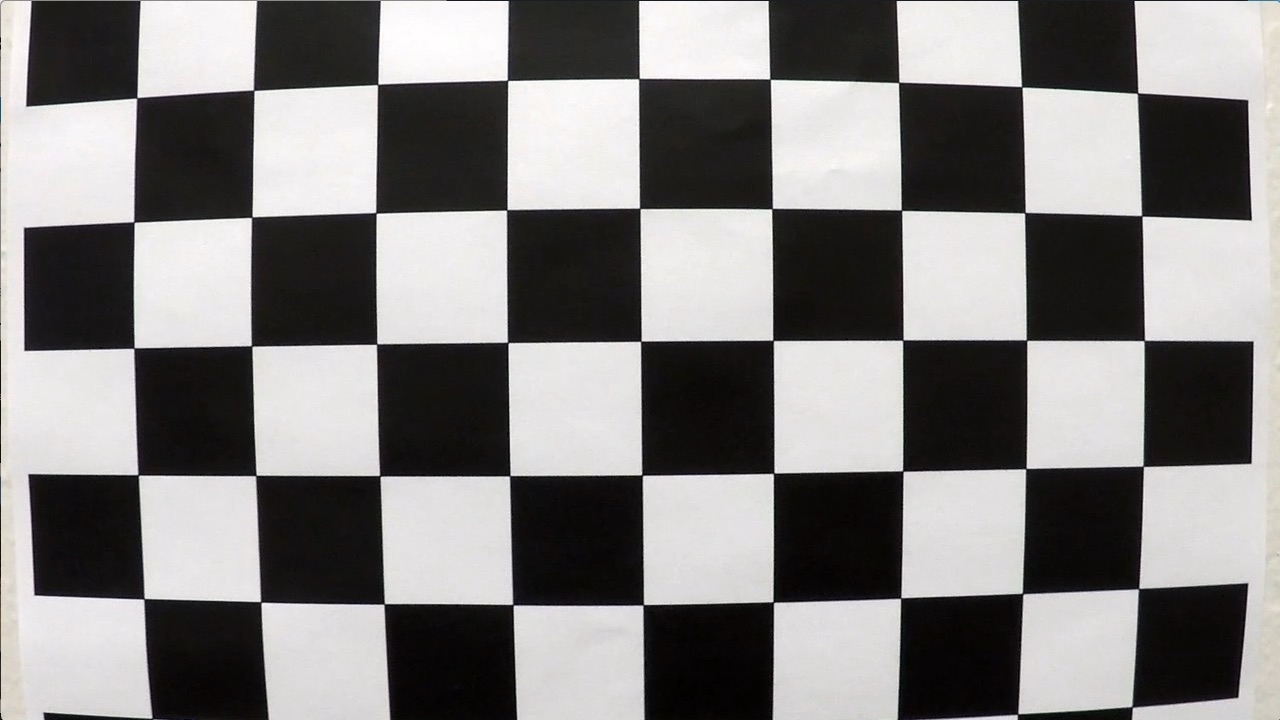
#> input picture Advanced-Lane-Lines/camera_cal/calibration1.jpg, 1280 x 720 px
$ python solution.py   (older library calls are emulated)
#> lines starting #> are read from the running program, lines starting #| are printed output that depends on the picture; after the words box and inside, x2 and y2 are one past the last pixel; in counts of white or black regions, pixels touching at a corner belong together
### Advanced-Lane-Lines/solution/HelperClasses.py
import cv2
import numpy as np
import glob as glob
import matplotlib.image as mpimg


class Calibration:
    def __init__(self,nx=9, ny=6):
        self._nx = nx
        self._ny = ny
        self._srcX = np.array([258, 575, 711, 1059])
        self._srcY = np.array([683, 463, 463, 683])
        self._dstXoff = 300
        self._dstYlow = 25
        self._dstYupp = 0
        self._mtx = []
        self._dist = []
        self._M = []
        self._Minv = []
        self._imshape = (1, 1)

        self.calib()

    def calib(self):
        # read all calib images and set chessboard numbers
        images = glob.glob('../camera_cal/calib*.jpg')
        nx = 9
        ny = 6

        # prepare object/image points
        objpoints = []
        imgpoints = []

        objp = np.zeros((nx * ny, 3), np.float32)
        objp[:, :2] = np.mgrid[0:nx, 0:ny].T.reshape(-1, 2)  # x,y coordinates

        for fname in images:
            img = mpimg.imread(fname)
#> img is the input picture: shape (720, 1280, 3); mean R, G, B 130.1, 128.4, 127.8
            gray = cv2.cvtColor(img, cv2.COLOR_BGR2GRAY)
            ret, corners = cv2.findChessboardCorners(gray, (nx, ny), None)
#> ret = False; corners = None

            if ret == True:
                imgpoints.append(corners)
                objpoints.append(objp)

            self._imshape = img.shape[:2][::-1]

        ret, self._mtx, self._dist, rvecs, tvecs = cv2.calibrateCamera(objpoints, imgpoints, self._imshape, None, None)
#> ret = 0.52; self._mtx = [[1072.5, 0, 657.6], [0, 1084.5, 284], [0, 0, 1]]; self._dist = [[-0.361, 1.03, 0.0145, 0.0027, -1.87]]; rvecs = ([0.448, -0.194, 0.0372], [-0.0188, 0.437, -0.0276]); tvecs = ([-1.92, 1, 18.17], [-17.03, -0.572, 30.34])

        src = np.float32([[self._srcX[0], self._srcY[0]], [self._srcX[1], self._srcY[1]],
                          [self._srcX[2], self._srcY[2]], [self._srcX[3], self._srcY[3]]])
        xshift = (self._srcX[0] + self._srcX[3] - self._imshape[0]) / 2
        dst = np.float32([[self._dstXoff-xshift, self._srcY[0]+self._dstYlow], [self._dstXoff-xshift, self._dstYupp],
                          [self._imshape[0]-self._dstXoff-xshift, self._dstYupp], [self._imshape[0]-self._dstXoff-xshift, self._srcY[0]+self._dstYlow]])

        self._M = cv2.getPerspectiveTransform(src, dst)
        self._Minv = cv2.getPerspectiveTransform(dst, src)
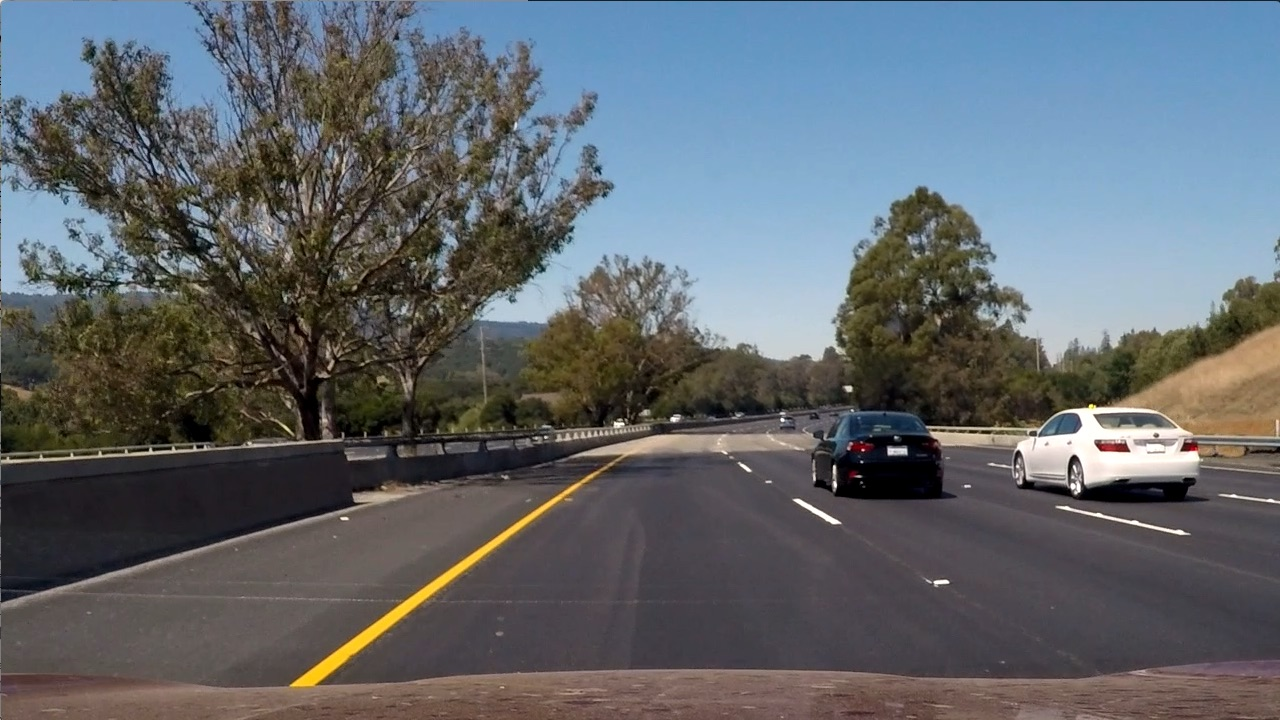
#> input picture Advanced-Lane-Lines/test_images/test6.jpg, 1280 x 720 px
#> further down, img is the input picture: shape (720, 1280, 3); mean R, G, B 97, 102.6, 107.9

    def getUndist(self, img):
        return cv2.undistort(img, self._mtx, self._dist, None, self._mtx)

    def getWarped(self, img):
        return cv2.warpPerspective(img, self._M, self._imshape, flags=cv2.INTER_LINEAR)

    def getUnwarped(self, img):
        return cv2.warpPerspective(img, self._Minv, self._imshape)


class LaneDetection:
    def __init__(self, ksize=3, xThresh=[10,210], magThresh=[10,70], dirThresh=[0,50], schThresh=[85,255], lchThresh=[0,130],):
        self._warped = []
        self._imshape = (1, 1)
        self._ksize = ksize  # Choose a larger odd number to smooth gradient measurements
        self._xThresh = xThresh
        self._magThresh = magThresh
        self._dirThresh = dirThresh
        self._schThresh = schThresh
        self._lchThresh = lchThresh

        self._margin = 120  # Set the width of the windows +/- margin
        self._minpix = 70  # Set minimum number of pixels found to recenter window

        self._resetted = True
        self._frameCounter = 0

        self._numOfWins = 9
        self._winDecFactor = 1000
        self._lineAvgOver = 4

        self._leftFit = np.array([])
        self._leftBestFit = np.array([])
        self._rightFit = np.array([])
        self._rightBestFit = np.array([])

        self.ym_per_pix = 30/720  # meters per pixel in y dimension
        self.xm_per_pix = 3.7/700  # meters per pixel in x dimension

        self._calibration = Calibration()

    def abs_mag_dir_threshold(self, sobel_kernel=3, thresh_x=(0, 255), thresh_mag=(0, 255), thresh_dir=(0, 255)):
        # 1) Convert to grayscale
#> called with sobel_kernel = 3
        gray = cv2.cvtColor(self._warped, cv2.COLOR_RGB2GRAY)

        # 2) Take the derivative in x or y given orient = 'x' or 'y'
        sobelx = cv2.Sobel(gray, cv2.CV_64F, 1, 0, ksize=sobel_kernel)
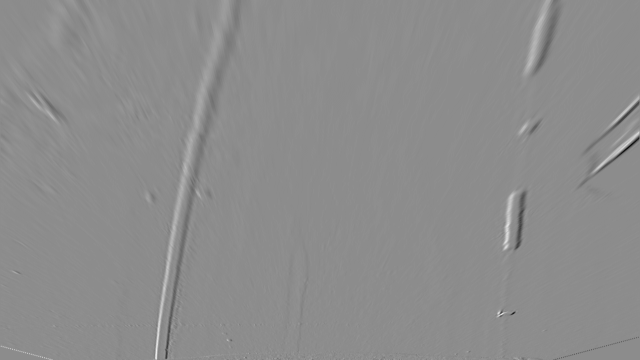
#> sobelx: shape (720, 1280) float64 (shown at 1/2 size); min -348, max 282, mean 0; drawn with min black and max white
        sobely = cv2.Sobel(gray, cv2.CV_64F, 0, 1, ksize=sobel_kernel)

        # xsobel solely
        scaled_sobelx = np.uint8(255 * np.absolute(sobelx) / np.max(np.absolute(sobelx)))
        # 4) Create a binary mask where mag thresholds are met
        grad_binary = np.zeros_like(scaled_sobelx)
        grad_binary[(scaled_sobelx > thresh_x[0]) & (scaled_sobelx <= thresh_x[1])] = 1

        # mag solely
        abs_sobxy = np.sqrt(np.square(sobelx) + np.square(sobely))
        # 4) Scale to 8-bit (0 - 255) then convert to type = np.uint8
        scaled_sobxy = np.uint8(255 * abs_sobxy / np.max(abs_sobxy))
        # 5) Create a binary mask where mag thresholds are met
        mag_binary = np.zeros_like(gray)
        mag_binary[(scaled_sobxy > thresh_mag[0]) & (scaled_sobxy <= thresh_mag[1])] = 1

        # dir solely
        dir = np.arctan2(np.absolute(sobely), np.absolute(sobelx))
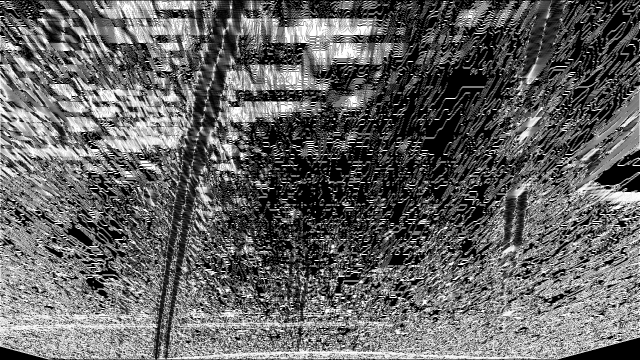
#> dir: shape (720, 1280) float64 (shown at 1/2 size); min 0, max 1.57, mean 0.614; drawn with min black and max white
        # 4) Scale to 8-bit (0 - 255) then convert to type = np.uint8
        scaled_dir = np.uint8(255 * dir / np.max(dir))
        # 5) Create a binary mask where mag thresholds are met
        dir_binary = np.zeros_like(gray)
        dir_binary[(scaled_dir > thresh_dir[0]) & (scaled_dir <= thresh_dir[1])] = 1

        return grad_binary.astype(np.float32), mag_binary.astype(np.float32), dir_binary.astype(np.float32)

    def ls_ch_threshold(self, thresh_s=(0, 255) , thresh_l=(0, 255)):
        # Convert to HLS color space and separate the S channel
        # Note: img is the undistorted image
        hls = cv2.cvtColor(self._warped, cv2.COLOR_RGB2HLS)
#> hls: shape (720, 1280, 3); mean of channels 0, 1, 2 134.7, 78.5, 21.2
        l_channel = hls[:, :, 1]
        s_channel = hls[:, :, 2]

        # Threshold l channel
        l_binary = np.zeros_like(s_channel)
        l_binary[(l_channel >= thresh_l[0]) & (l_channel <= thresh_l[1])] = 1

        # Threshold s channel
        s_binary = np.zeros_like(s_channel)
        s_binary[(s_channel >= thresh_s[0]) & (s_channel <= thresh_s[1])] = 1

        # adjust threshold if not enough pixels
        if (np.count_nonzero(s_binary == 1) < self._imshape[0] * self._imshape[1] * 0.025) \
                & (np.count_nonzero(l_channel < 100) > self._imshape[0] * self._imshape[1] * 0.7):
            s_binary = np.zeros_like(s_channel)
            s_binary[(s_channel >= 20) & (s_channel <= 50)] = 1
            l_binary = np.zeros_like(l_channel)
            l_binary[(l_channel <= 140)] = 1
        elif np.count_nonzero(s_binary == 1) < self._imshape[0] * self._imshape[1] * 0.025:
            s_binary = np.zeros_like(s_channel)
            s_binary[(s_channel >= 25) & (s_channel <= 155)] = 1

        return s_binary.astype(np.float32), l_binary.astype(np.float32)

    def fit_poly(self, img_shape, leftx, lefty, rightx, righty):
        if self._resetted == True:
            self._leftFit = np.polyfit(lefty, leftx, 2)
        elif leftx.size & lefty.size & self._leftFit.size:
            self._leftFit = ((self._lineAvgOver - 1) * self._leftFit + np.polyfit(lefty, leftx, 2)) / self._lineAvgOver
        elif leftx.size & lefty.size:
            self._leftFit = np.polyfit(lefty, leftx, 2)
        elif self._leftFit.size:
            self._resetted = True
        else:
            self._leftFit = np.array([0, 0, 0])

        if self._resetted == True:
            self._rightFit = np.polyfit(righty, rightx, 2)
        elif rightx.size & righty.size & self._rightFit.size:
            self._rightFit = ((self._lineAvgOver - 1) * self._rightFit + np.polyfit(righty, rightx, 2)) / self._lineAvgOver
        elif rightx.size & righty.size:
            self._rightFit = np.polyfit(righty, rightx, 2)
        elif self._rightFit.size:
            self._resetted = True
        else:
            self._rightFit = np.array([0, 0, 0])

        ploty = np.linspace(0, img_shape[0] - 1, img_shape[0])

        left_fitx = self._leftFit[0] * ploty ** 2 + self._leftFit[1] * ploty + self._leftFit[2]
        right_fitx = self._rightFit[0] * ploty ** 2 + self._rightFit[1] * ploty + self._rightFit[2]

        return left_fitx, right_fitx, ploty

    def find_lane_pixels(self, img):
        # Take a histogram of the bottom third of the image
        histogram = np.sum(img[img.shape[0] // 3:, :], axis=0)
        # Create an output image to draw on and visualize the result
        out_img = np.dstack((img, img, img))
        # Find the peak of the left and right halves of the histogram
        # These will be the starting point for the left and right lines
        midpoint = np.int(histogram.shape[0] // 2)
        xoffset = 50
        leftx_base = np.argmax(histogram[:midpoint-xoffset])
        rightx_base = np.argmax(histogram[midpoint+xoffset:]) + midpoint+xoffset

        # HYPERPARAMETERS
        nwindows = 9  # Choose the number of sliding windows

        # Set height of windows - based on nwindows above and image shape
        window_height = np.int(img.shape[0] // nwindows)
        # Identify the x and y positions of all nonzero pixels in the image
        nonzero = img.nonzero()
        nonzeroy = np.array(nonzero[0])
        nonzerox = np.array(nonzero[1])
        # Current positions to be updated later for each window in nwindows
        leftx_current = leftx_base
        rightx_current = rightx_base

        # Create empty lists to receive left and right lane pixel indices
        left_lane_inds = []
        right_lane_inds = []

        # Step through the windows one by one
        for window in range(nwindows):
            # Identify window boundaries in x and y (and right and left)
            win_y_low = img.shape[0] - (window + 1) * window_height
            win_y_high = img.shape[0] - window * window_height
            # Find the four below boundaries of the window
            win_xleft_low = leftx_current - int(self._margin * (1 - window / (self._winDecFactor * (nwindows-1))))
            win_xleft_high = leftx_current + int(self._margin * (1 - window / (self._winDecFactor * (nwindows-1))))
            win_xright_low = rightx_current - int(self._margin * (1 - window / (self._winDecFactor * (nwindows-1))))
            win_xright_high = rightx_current + int(self._margin * (1 - window / (self._winDecFactor * (nwindows-1))))

            # Draw the windows on the visualization image
            cv2.rectangle(out_img, (win_xleft_low, win_y_low),
                          (win_xleft_high, win_y_high), (0, 255, 0), 2)
            cv2.rectangle(out_img, (win_xright_low, win_y_low),
                          (win_xright_high, win_y_high), (0, 255, 0), 2)

            # Identify the nonzero pixels in x and y within the window
            good_left_inds = ((nonzeroy >= win_y_low) & (nonzeroy < win_y_high) &
                              (nonzerox >= win_xleft_low) & (nonzerox < win_xleft_high)).nonzero()[0]
            good_right_inds = ((nonzeroy >= win_y_low) & (nonzeroy < win_y_high) &
                               (nonzerox >= win_xright_low) & (nonzerox < win_xright_high)).nonzero()[0]

            # Append these indices to the lists
            left_lane_inds.append(good_left_inds)
            right_lane_inds.append(good_right_inds)

            # recenter next window
            if len(good_left_inds) > self._minpix:
                leftx_current = np.int(np.mean(nonzerox[good_left_inds]))
            if len(good_right_inds) > self._minpix:
                rightx_current = np.int(np.mean(nonzerox[good_right_inds]))

        # Concatenate the arrays of indices (previously was a list of lists of pixels)
        left_lane_inds = np.concatenate(left_lane_inds)
        right_lane_inds = np.concatenate(right_lane_inds)

        # Extract left and right line pixel positions
        leftx = nonzerox[left_lane_inds]
        lefty = nonzeroy[left_lane_inds]
        rightx = nonzerox[right_lane_inds]
        righty = nonzeroy[right_lane_inds]

        # Fit a second order polynomial
        self.fit_poly(img.shape, leftx, lefty, rightx, righty)

    def search_around_poly(self, img):
        # Grab activated pixels
        nonzero = img.nonzero()
        nonzeroy = np.array(nonzero[0])
        nonzerox = np.array(nonzero[1])

        margin_poly = self._margin * (1 - (1 - nonzeroy / self._imshape[1]) / self._winDecFactor)

        # Set the area of search based on activated x-values
        left_lane_inds = ((nonzerox > (self._leftFit[0] * (nonzeroy ** 2) + self._leftFit[1] * nonzeroy + self._leftFit[2] - margin_poly)) &
                          (nonzerox < (self._leftFit[0] * (nonzeroy ** 2) + self._leftFit[1] * nonzeroy + self._leftFit[2] + margin_poly)))

        right_lane_inds = ((nonzerox > (self._rightFit[0] * (nonzeroy ** 2) + self._rightFit[1] * nonzeroy + self._rightFit[2] - margin_poly)) &
                           (nonzerox < (self._rightFit[0] * (nonzeroy ** 2) + self._rightFit[1] * nonzeroy + self._rightFit[2] + margin_poly)))

        # Again, extract left and right line pixel positions
        leftx = nonzerox[left_lane_inds]
        lefty = nonzeroy[left_lane_inds]
        rightx = nonzerox[right_lane_inds]
        righty = nonzeroy[right_lane_inds]

        # Fit new polynomials
        left_fitx, right_fitx, ploty = self.fit_poly(img.shape, leftx, lefty, rightx, righty)

        return left_fitx, right_fitx, ploty

    def calculate_curv_dist(self, y_eval, leftx, rightx):
        a = self.xm_per_pix/(self.ym_per_pix**2) * self._leftFit[0]
        b = self.xm_per_pix/self.ym_per_pix * self._leftFit[1]
        left_curverad = (1 + (2 * a * y_eval + b) ** 2) ** 1.5 / np.absolute(2 * a)

        a = self.xm_per_pix/(self.ym_per_pix**2) * self._rightFit[0]
        b = self.xm_per_pix/self.ym_per_pix * self._rightFit[1]
        right_curverad = (1 + (2 * a * y_eval + b) ** 2) ** 1.5 / np.absolute(2 * a)

        dist = self.xm_per_pix * (leftx + rightx - self._imshape[0])/2

        lane_width = self.xm_per_pix * (rightx - leftx)

        return left_curverad, right_curverad, dist, lane_width

    def clean_result(self, left_fitx, right_fitx, ploty, img, combined, curverad, dist, lane_width):
        # Create an image to draw the lines on
        combined_zero = np.zeros_like(combined).astype(np.uint8)
        color_warp = np.dstack((combined_zero, combined_zero, combined_zero))

        # Recast the x and y points into usable format for cv2.fillPoly()
        pts_left = np.array([np.transpose(np.vstack([left_fitx, ploty]))])
        pts_right = np.array([np.flipud(np.transpose(np.vstack([right_fitx, ploty])))])
        pts = np.hstack((pts_left, pts_right))

        # Draw the lane onto the warped blank image
        cv2.fillPoly(color_warp, np.int_([pts]), (0, 255, 0))

        # Warp the blank back to original image space using inverse perspective matrix (Minv)
        final = self._calibration.getUnwarped(color_warp)
        # Combine the result with the original image
        result = cv2.addWeighted(img, 1, final, 0.3, 0)

        text = f"radius: {curverad:8.2f}m \ndistance: {dist:1.3f}m  \nwidth: {lane_width:1.3f}m "

        y0, dy = 50, 30
        for i, line in enumerate(text.split('\n')):
            y = y0 + i * dy
            cv2.putText(result, line, (50, y), cv2.FONT_HERSHEY_SIMPLEX, 1, (255,255,255), 2)

        return result

    def processImage(self, img):
        self._imshape = img.shape[:2][::-1]

        img = cv2.cvtColor(img, cv2.COLOR_RGB2BGR)

        self._warped = self._calibration.getWarped(self._calibration.getUndist(img))

        # Apply each of the thresholding functions
        gradx, mag_binary, dir_binary = self.abs_mag_dir_threshold(sobel_kernel=self._ksize,
                                                                   thresh_x=self._xThresh, thresh_mag=self._magThresh,
                                                                   thresh_dir=self._dirThresh)
        sch_binary, lch_binary = self.ls_ch_threshold(thresh_s=self._schThresh, thresh_l=self._lchThresh)

        # combine thresholding functions
        combined = np.zeros_like(gradx)
        combined[(gradx == 1) & (mag_binary == 1) & (dir_binary == 1)] = 1
        combined[(combined == 1) | (((gradx == 1) | (mag_binary == 1) | (dir_binary == 1) | (lch_binary == 0)) & (sch_binary == 1))] = 1
        combined[(combined == 1) | ((lch_binary == 0) & ((gradx == 1) | (sch_binary == 1) | ((mag_binary == 1) & (dir_binary == 1))))] = 1

        if self._resetted:
            self.find_lane_pixels(combined)
            self._resetted = False

        left_fitx, right_fitx, ploty = self.search_around_poly(combined)
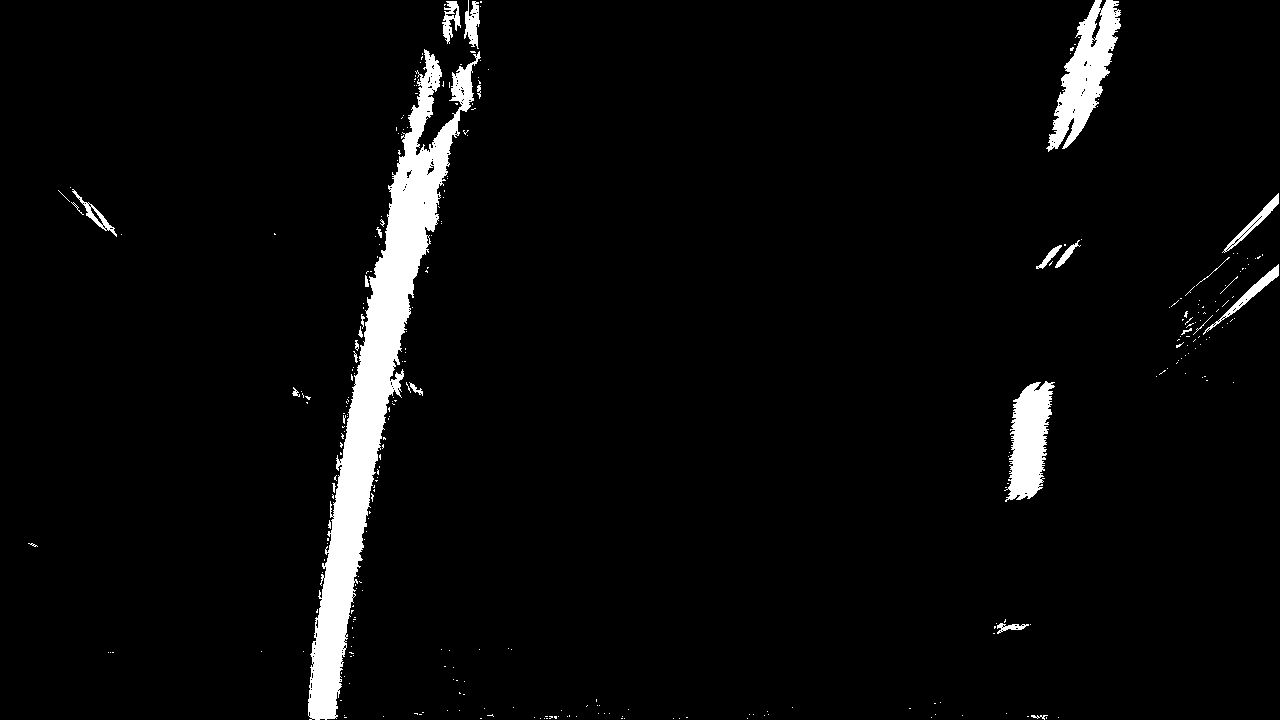
#> combined: shape (720, 1280) float32; values 0 (black) and 1 (white), 4% white; 310 white regions (283 under 20 px), largest, box (x1, y1, x2, y2) and area: (308, 49, 481, 720) 24277, (1046, 0, 1121, 152) 4851, (1004, 381, 1055, 502) 3747

        left_curveR, right_curveR, dist, lane_width = self.calculate_curv_dist(self.ym_per_pix*(self._imshape[1] - 1), left_fitx[-1], right_fitx[-1])
#> (the rest of the program and of its run is left out)
